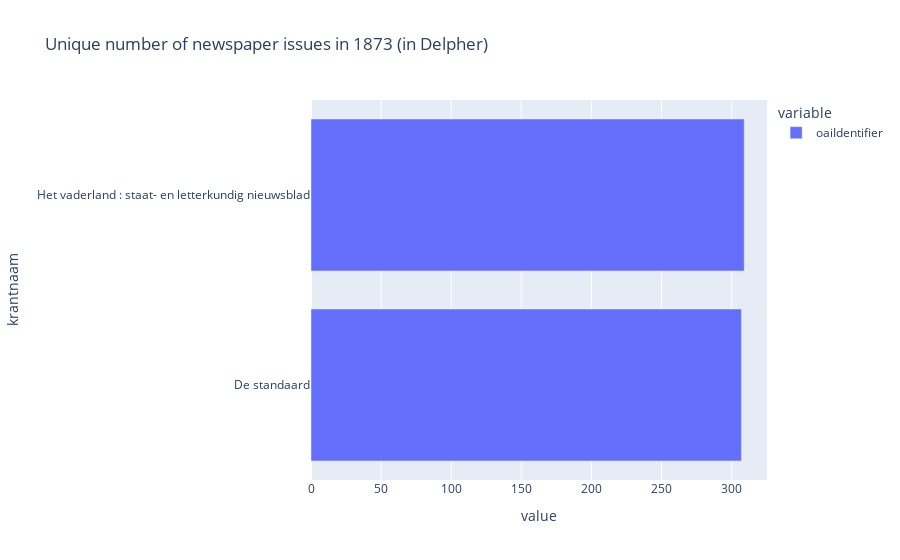
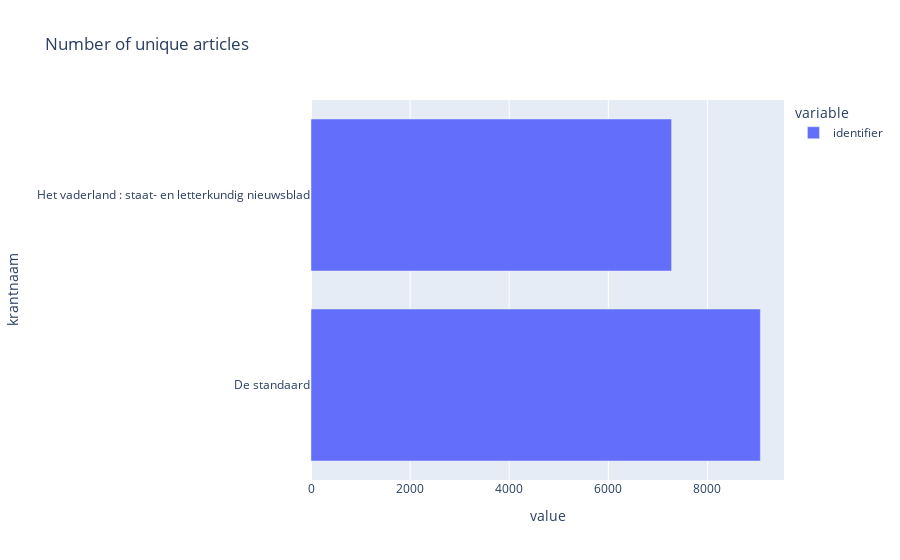
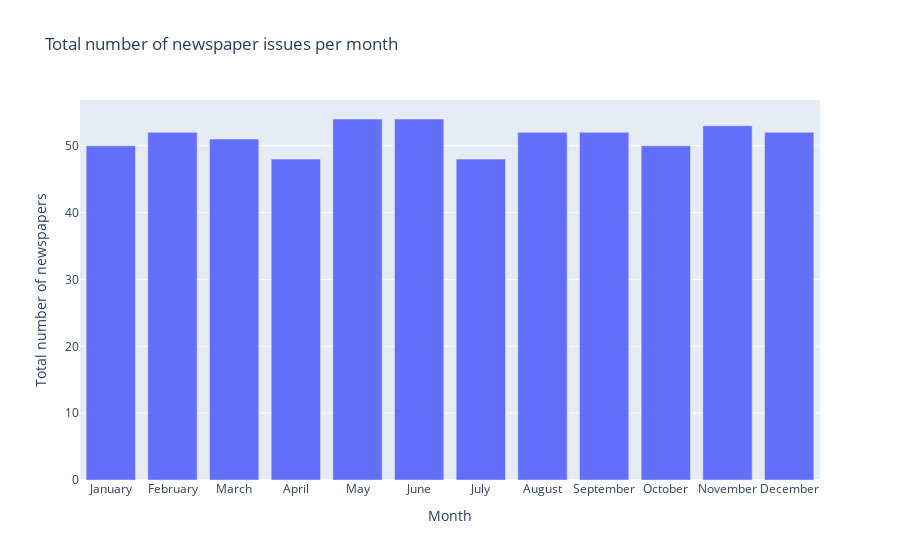
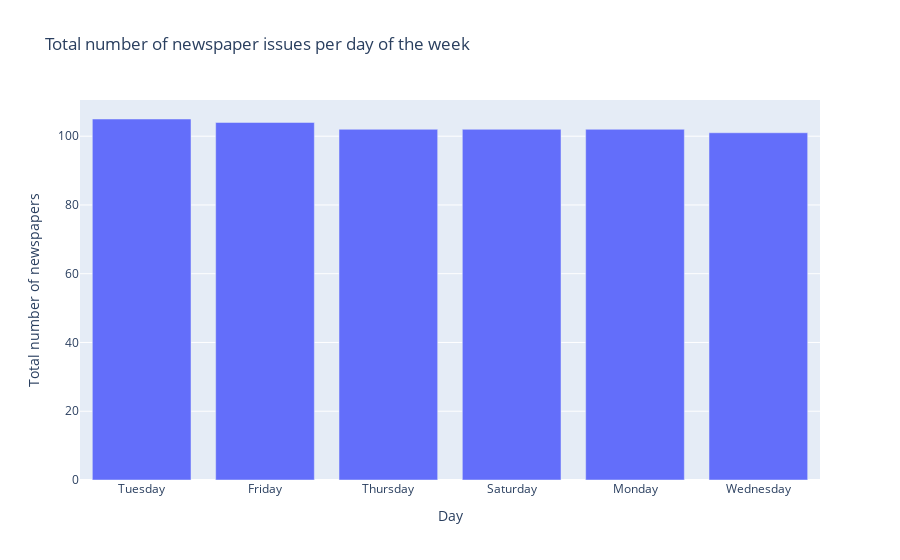

The cell these charts' notebook holds for them, in order:
### Code cell
%run 03_Basic_preprocessing.ipynb

### Figure 1 — Plotly figure (JSON) as saved in the notebook; plotly's stock layout.template omitted (floating-point values rounded to 4 significant figures)
{"data": [{"alignmentgroup": "True", "hovertemplate": "variable=oaiIdentifier<br>value=%{x}<br>krantnaam=%{y}<extra></extra>", "legendgroup": "oaiIdentifier", "marker": {"color": "#636efa", "pattern": {"shape": ""}}, "name": "oaiIdentifier", "offsetgroup": "oaiIdentifier", "orientation": "h", "showlegend": true, "textposition": "auto", "type": "bar", "x": [307, 309], "xaxis": "x", "y": ["De standaard", "Het vaderland : staat- en letterkundig nieuwsblad"], "yaxis": "y"}], "layout": {"barmode": "relative", "legend": {"title": {"text": "variable"}, "tracegroupgap": 0}, "title": {"text": "Unique number of newspaper issues in 1873 (in Delpher)"}, "xaxis": {"anchor": "y", "domain": [0, 1], "title": {"text": "value"}}, "yaxis": {"anchor": "x", "domain": [0, 1], "title": {"text": "krantnaam"}}}}

### Figure 2 — Plotly figure (JSON) as saved in the notebook; plotly's stock layout.template omitted (floating-point values rounded to 4 significant figures)
{"data": [{"alignmentgroup": "True", "hovertemplate": "variable=identifier<br>value=%{x}<br>krantnaam=%{y}<extra></extra>", "legendgroup": "identifier", "marker": {"color": "#636efa", "pattern": {"shape": ""}}, "name": "identifier", "offsetgroup": "identifier", "orientation": "h", "showlegend": true, "textposition": "auto", "type": "bar", "x": [9068, 7277], "xaxis": "x", "y": ["De standaard", "Het vaderland : staat- en letterkundig nieuwsblad"], "yaxis": "y"}], "layout": {"barmode": "relative", "legend": {"title": {"text": "variable"}, "tracegroupgap": 0}, "title": {"text": "Number of unique articles"}, "xaxis": {"anchor": "y", "domain": [0, 1], "title": {"text": "value"}}, "yaxis": {"anchor": "x", "domain": [0, 1], "title": {"text": "krantnaam"}}}}

### Figure 3 — Plotly figure (JSON) as saved in the notebook; plotly's stock layout.template omitted (floating-point values rounded to 4 significant figures)
{"data": [{"alignmentgroup": "True", "hovertemplate": "Month=%{x}<br>Total number of newspapers=%{y}<extra></extra>", "legendgroup": "", "marker": {"color": "#636efa", "pattern": {"shape": ""}}, "name": "", "offsetgroup": "", "orientation": "v", "showlegend": false, "textposition": "auto", "type": "bar", "x": ["January", "February", "March", "April", "May", "June", "July", "August", "September", "October", "November", "December"], "xaxis": "x", "y": [50, 52, 51, 48, 54, 54, 48, 52, 52, 50, 53, 52], "yaxis": "y"}], "layout": {"barmode": "relative", "legend": {"tracegroupgap": 0}, "title": {"text": "Total number of newspaper issues per month"}, "xaxis": {"anchor": "y", "domain": [0, 1], "title": {"text": "Month"}}, "yaxis": {"anchor": "x", "domain": [0, 1], "title": {"text": "Total number of newspapers"}}}}

### Figure 4 — Plotly figure (JSON) as saved in the notebook; plotly's stock layout.template omitted (floating-point values rounded to 4 significant figures)
{"data": [{"alignmentgroup": "True", "hovertemplate": "Day=%{x}<br>Total number of newspapers=%{y}<extra></extra>", "legendgroup": "", "marker": {"color": "#636efa", "pattern": {"shape": ""}}, "name": "", "offsetgroup": "", "orientation": "v", "showlegend": false, "textposition": "auto", "type": "bar", "x": ["Wednesday", "Thursday", "Friday", "Saturday", "Monday", "Tuesday"], "xaxis": "x", "y": [101, 102, 104, 102, 102, 105], "yaxis": "y"}], "layout": {"barmode": "relative", "legend": {"tracegroupgap": 0}, "title": {"text": "Total number of newspaper issues per day of the week"}, "xaxis": {"anchor": "y", "categoryorder": "total descending", "domain": [0, 1], "title": {"text": "Day"}}, "yaxis": {"anchor": "x", "domain": [0, 1], "title": {"text": "Total number of newspapers"}}}}
